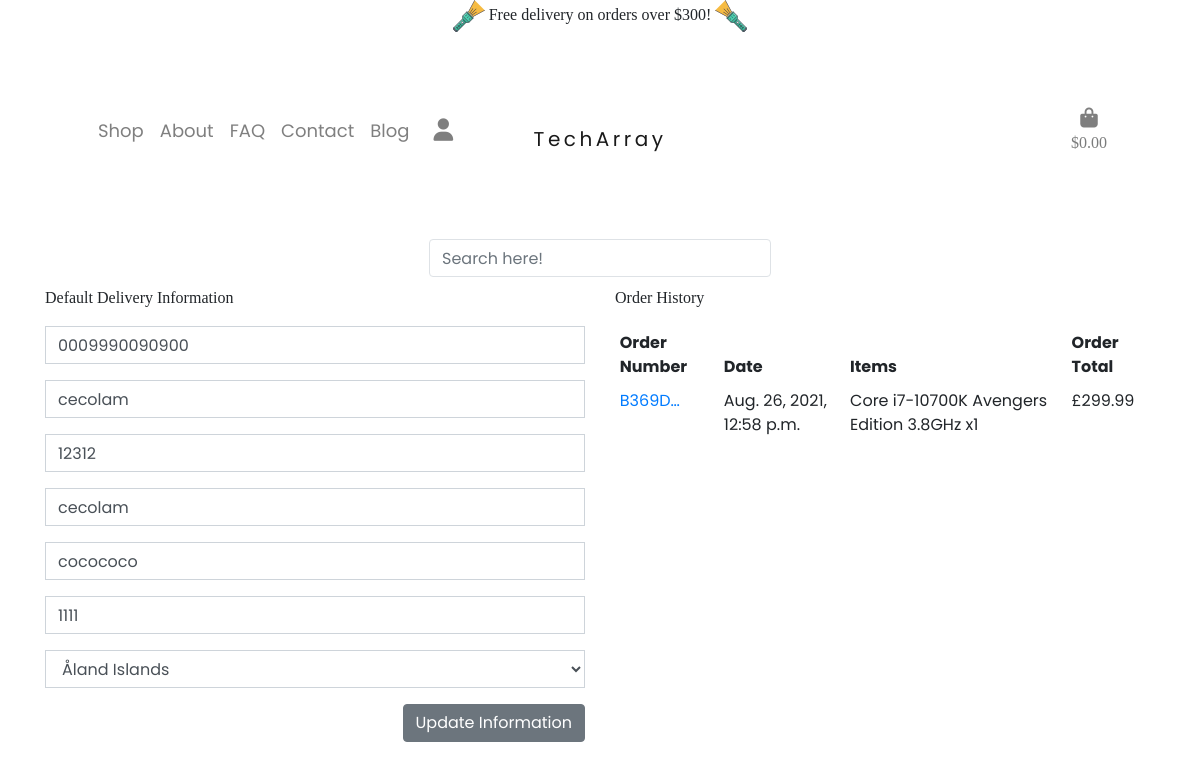
The app's page /profile/ (signed in) with its own data.
### profiles/models.py (models this page shows, shortened)
class UserProfile(models.Model):
    user = models.OneToOneField(User, on_delete=models.CASCADE)
    default_phone_number = models.CharField(max_length=20, null=True, blank=True)
    default_street_address1 = models.CharField(max_length=80, null=True, blank=True)
    default_street_address2 = models.CharField(max_length=80, null=True, blank=True)
    default_town_or_city = models.CharField(max_length=40, null=True, blank=True)
    default_county = models.CharField(max_length=80, null=True, blank=True)
    default_postcode = models.CharField(max_length=20, null=True, blank=True)
    default_country = CountryField(blank_label='Country', null=True, blank=True)

### checkout/models.py (models this page shows, shortened)
class Order(models.Model):
    order_number = models.CharField(max_length=32, null=False, editable=False)
    user_profile = models.ForeignKey(UserProfile, on_delete=models.SET_NULL,
                                     null=True, blank=True, related_name='orders')
    full_name = models.CharField(max_length=50, null=False, blank=False)
    email = models.EmailField(max_length=254, null=False, blank=False)
    phone_number = models.CharField(max_length=20, null=False, blank=False)
    country = CountryField(blank_label='Country *', null=False, blank=False)
    postcode = models.CharField(max_length=20, null=True, blank=True)
    town_or_city = models.CharField(max_length=40, null=False, blank=False)
    street_address1 = models.CharField(max_length=80, null=False, blank=False)
    street_address2 = models.CharField(max_length=80, null=True, blank=True)
    county = models.CharField(max_length=80, null=True, blank=True)
    date = models.DateTimeField(auto_now_add=True)
    delivery_cost = models.DecimalField(max_digits=6, decimal_places=2, null=False, default=0)
    order_total = models.DecimalField(max_digits=10, decimal_places=2, null=False, default=0)
    grand_total = models.DecimalField(max_digits=10, decimal_places=2, null=False, default=0)
    original_bag = models.TextField(null=False, blank=False, default='')
    stripe_pid = models.CharField(max_length=254, null=False, blank=False, default='')

class OrderLineItem(models.Model):
    order = models.ForeignKey(Order, null=False, blank=False, on_delete=models.CASCADE, related_name='lineitems') or 0
    product = models.ForeignKey(Product, null=False, blank=False, on_delete=models.CASCADE)
    quantity = models.IntegerField(null=False, blank=False, default=0)
    lineitem_total = models.DecimalField(max_digits=6, decimal_places=2, null=False, blank=False, editable=False)

### products/models.py (models this page shows, shortened)
class Product(models.Model):
    category = models.ForeignKey('Category', null=True, blank=True, on_delete=models.SET_NULL)
    sku = models.UUIDField(default=uuid.uuid4, editable=True, unique=True)
    name = models.CharField(max_length=254)
    description = models.TextField()
    price = models.DecimalField(max_digits=6, decimal_places=2)
    image_url = models.URLField(max_length=1024, null=True, blank=True)
    image = models.ImageField(null=True, blank=True)

### profiles/views.py (the view)
# urls.py: path('', views.profile, name='profile'),
@login_required
def profile(request):
    profile = get_object_or_404(UserProfile, user=request.user)
    if request.method == 'POST':
        form = UserProfileForm(request.POST, instance=profile)
        if form.is_valid():
            form.save()
            messages.success(request, 'Profile updated successfully')
        else:
            messages.error(request, 'Update failed. Please ensure the form is valid.')
    else:
        form = UserProfileForm(instance=profile)
    orders = profile.orders.all()
    template = 'profiles/profile.html'
    context = {
        'form': form,
        'orders': orders,
        'on_profile_page': True
    }
    return render(request, template, context)

### profiles/forms.py
class UserProfileForm(forms.ModelForm):
    class Meta:
        model = UserProfile
        exclude = ('user',)
    def __init__(self, *args, **kwargs):
        super().__init__(*args, **kwargs)
        placeholders = {
            'default_email': 'Email Address',
            'default_phone_number': 'Phone Number',
            'default_postcode': 'Postal Code',
            'default_town_or_city': 'Town or City',
            'default_street_address1': 'Street Address 1',
            'default_street_address2': 'Street Address 2',
            'default_county': 'County, State or Locality',
        }
        self.fields['default_phone_number'].widget.attrs['autofocus'] = True
        for field in self.fields:
            if field != 'default_country':
                if self.fields[field].required:
                    placeholder = f'{placeholders[field]} *'
                else:
                    placeholder = placeholders[field]
                self.fields[field].widget.attrs['placeholder'] = placeholder
            self.fields[field].widget.attrs['class'] = 'border-black rounded-0 profile-form-input'
            self.fields[field].label = False

### bag/contexts.py (called while the page is built, shortened)
def bag_contents(request):
    bag_items = []
    total = 0
    product_count = 0
    bag = request.session.get('bag', {})
    if total < settings.FREE_DELIVERY_THRESHOLD:
        delivery = total * Decimal(settings.STANDARD_DELIVERY_PERCENTAGE / 100)
        free_delivery_delta = settings.FREE_DELIVERY_THRESHOLD - total
    else:
        delivery = 0
        free_delivery_delta = 0
    grand_total = delivery + total
    context = {
        'bag_items': bag_items,
        'total': total,
        'product_count': product_count,
        'delivery': delivery,
        'free_delivery_delta': free_delivery_delta,
        'free_delivery_threshold': settings.FREE_DELIVERY_THRESHOLD,
        'grand_total': grand_total,
    }
    return context

### profiles/templates/profiles/profile.html
{% extends "base.html" %} {% load static %} {% block content %}
{% block extracss %}
<link rel="stylesheet" href="{% static 'profiles/css/profile.css' %}" />
{% endblock %}
<div class="container container-padding bag-container">
  <div class="row">
    <div class="col">
      <h2>My Profile</h2>
    </div>
  </div>
  <div class="row">
    <div class="col-12 col-lg-6">
      <p>Default Delivery Information</p>
      <form class="mt-3" action="{% url 'profile' %}" method="POST" id="profile-update-form">
        {% csrf_token %} {{ form|crispy }}
        <button class="btn btn-secondary float-right">
          Update Information
        </button>
      </form>
    </div>
    <div class="col-12 col-lg-6">
      <p>Order History</p>
      <div class="order-history table-responsive">
        <table class="table table-sm table-borderless">
          <thead>
            <tr>
              <th>Order Number</th>
              <th>Date</th>
              <th>Items</th>
              <th>Order Total</th>
            </tr>
          </thead>
          <tbody>
            {% for order in orders %}
            <tr>
              <td>
                <a href="{% url 'order_history' order.order_number %}" title="{{ order.order_number }}">
                  {{ order.order_number|truncatechars:6 }}
                </a>
              </td>
              <td>{{ order.date }}</td>
              <td>
                <ul class="list-unstyled">
                  {% for item in order.lineitems.all %}
                  <li>{{ item.product.name }} x{{ item.quantity }}</li>
                  {% endfor %}
                </ul>
              </td>
              <td>£{{ order.grand_total }}</td>
            </tr>
            {% endfor %}
          </tbody>
        </table>
      </div>
    </div>
  </div>
</div>
{{ profile }} {% endblock %}

### static/css/base.css (style rules this page uses)
* { margin: 0; padding: 0; }
html, body { width: auto; overflow-x: hidden!important ; }
body { font-family: 'Poppins', serif; }
p { font-family: 'Spectral', serif; font-weight: 500 !important; }
h2 { color: #5a5656; }
.container-padding { padding-top: 15em; }
select, select option { color: black; }

### profiles/static/profiles/css/profile.css (style rules this page uses)
.order-history { max-height: 416px; overflow-y: auto; }

### records on screen
UserProfile: default_phone_number "0009990090900", default_street_address1 "cecolam", default_street_address2 "12312", default_town_or_city "cecolam", default_county "cocococo", default_postcode "1111", default_country "Åland Islands"
Order: order_number "B369D…", date "Aug. 26, 2021, 12:58 p.m.", grand_total "299.99"
OrderLineItem: product.name "Core i7-10700K Avengers Edition 3.8GHz", quantity "1"

### other values on screen
{{ free_delivery_threshold }} "300"
